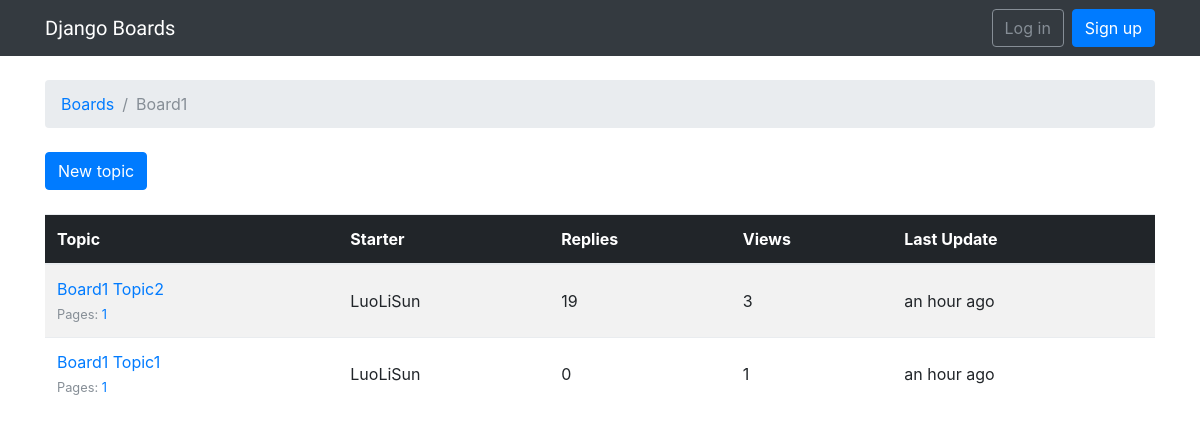
The app's page /boards/1/ with its own data.
### boards/models.py (models this page shows, shortened)
class Board(models.Model):
    name = models.CharField(max_length=30, unique=True)
    description = models.CharField(max_length=100)

class Topic(models.Model):
    subject = models.CharField(max_length=255)
    last_updated = models.DateTimeField(auto_now_add=True)
    board = models.ForeignKey(Board, related_name='topics', on_delete=models.PROTECT)
    starter = models.ForeignKey(User, related_name='topics', on_delete=models.PROTECT)
    views = models.PositiveIntegerField(default=0)
    def get_page_count(self):
        count = self.posts.count()
        pages = count / 20
        return math.ceil(pages)
    def has_many_pages(self, count=None):
        if count is None:
            count = self.get_page_count()
        return count > 6
    def get_page_range(self):
        count = self.get_page_count()
        if self.has_many_pages(count):
            return range(1, 5)
        return range(1, count + 1)

### boards/views.py (the view)
# urls.py: url(r'^boards/(?P<pk>\d+)/$', views.TopicListView.as_view(), name='board_topics'),
class TopicListView(ListView):
    model = Topic
    context_object_name = 'topics'
    template_name = 'topics.html'
    paginate_by = 5
    def get_context_data(self, **kwargs):
        kwargs['board'] = self.board
        return super().get_context_data(**kwargs)
    def get_queryset(self):
        self.board = get_object_or_404(Board, pk=self.kwargs.get('pk'))
        queryset = self.board.topics.order_by('-last_updated').annotate(replies=Count('posts') - 1)
        return queryset

### templates/topics.html (shortened to what this page needs)
{% extends 'base.html' %}
{% load humanize %}
{% block breadcrumb %}
  <li class="breadcrumb-item"><a href="{% url 'home' %}">Boards</a></li>
  <li class="breadcrumb-item active">{{ board.name }}</li>
{% endblock %}
{% block content %}
  <div class="mb-4">
    <a href="{% url 'new_topic' board.pk %}" class="btn btn-primary">New topic</a>
  </div>
  <table class="table table-striped mb-4">
    <thead class="thead-inverse">
      <tr>
        <th>Topic</th>
        <th>Starter</th>
        <th>Replies</th>
        <th>Views</th>
        <th>Last Update</th>
      </tr>
    </thead>
    <tbody>
      {% for topic in topics %}
        {% url 'topic_posts' board.pk topic.pk as topic_url %}
        <tr>
          <td>
            <p class="mb-0">
              <a href="{{ topic_url }}">{{ topic.subject }}</a>
            </p>
            <small class="text-muted">
              Pages:
              {% for i in topic.get_page_range %}
                <a href="{{ topic_url }}?page={{ i }}">{{ i }}</a>
              {% endfor %}
            </small>
          </td>
          <td class="align-middle">{{ topic.starter.username }}</td>
          <td class="align-middle">{{ topic.replies }}</td>
          <td class="align-middle">{{ topic.views }}</td>
          <td class="align-middle">{{ topic.last_updated|naturaltime }}</td>
        </tr>
      {% endfor %}
    </tbody>
  </table>
{% endblock %}

### records on screen
Board: name "Board1"
Topic: subject "Board1 Topic2", get_page_range "1", starter.username "LuoLiSun", replies "19", views "3", last_updated "an hour ago"
Topic: subject "Board1 Topic1", get_page_range "1", starter.username "LuoLiSun", replies "0", views "1", last_updated "an hour ago"
